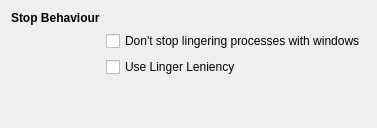
           <widget class="QWidget" name="tabStopOpt">
            <attribute name="title">
             <string>Stop Options</string>
            </attribute>
            <layout class="QGridLayout" name="gridLayout_82">
             <item row="0" column="0">
              <layout class="QGridLayout" name="gridLayout_37">
               <item row="0" column="0">
                <widget class="QLabel" name="lblStopOpt">
                 <property name="font">
                  <font>
                   <bold>true</bold>
                   <kerning>true</kerning>
                  </font>
                 </property>
                 <property name="text">
                  <string>Stop Behaviour</string>
                 </property>
                </widget>
               </item>
               <item row="2" column="1">
                <widget class="QCheckBox" name="chkLingerLeniency">
                 <property name="text">
                  <string>Use Linger Leniency</string>
                 </property>
                </widget>
               </item>
               <item row="1" column="1">
                <widget class="QCheckBox" name="chkNoStopWnd">
                 <property name="toolTip">
                  <string/>
                 </property>
                 <property name="text">
                  <string>Don't stop lingering processes with windows</string>
                 </property>
                </widget>
               </item>
               <item row="3" column="1">
                <spacer name="horizontalSpacer_20">
                 <property name="orientation">
                  <enum>Qt::Horizontal</enum>
                 </property>
                 <property name="sizeHint" stdset="0">
                  <size>
                   <width>40</width>
                   <height>0</height>
                  </size>
                 </property>
                </spacer>
               </item>
               <item row="3" column="0">
                <spacer name="verticalSpacer_40">
                 <property name="orientation">
                  <enum>Qt::Vertical</enum>
                 </property>
                 <property name="sizeHint" stdset="0">
                  <size>
                   <width>20</width>
                   <height>40</height>
                  </size>
                 </property>
                </spacer>
               </item>
              </layout>
             </item>
            </layout>
           </widget>
